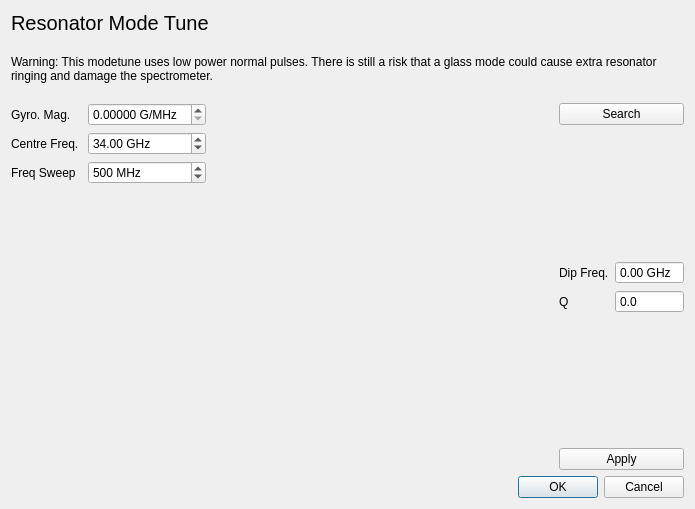
<?xml version="1.0" encoding="UTF-8"?>
<ui version="4.0">
 <class>Dialog</class>
 <widget class="QDialog" name="Dialog">
  <property name="geometry">
   <rect>
    <x>0</x>
    <y>0</y>
    <width>695</width>
    <height>509</height>
   </rect>
  </property>
  <property name="windowTitle">
   <string>Dialog</string>
  </property>
  <layout class="QVBoxLayout" name="verticalLayout_2">
   <item>
    <widget class="QLabel" name="label_3">
     <property name="sizePolicy">
      <sizepolicy hsizetype="Preferred" vsizetype="Fixed">
       <horstretch>0</horstretch>
       <verstretch>0</verstretch>
      </sizepolicy>
     </property>
     <property name="font">
      <font>
       <pointsize>15</pointsize>
       <weight>50</weight>
       <bold>false</bold>
      </font>
     </property>
     <property name="text">
      <string>Resonator Mode Tune</string>
     </property>
    </widget>
   </item>
   <item>
    <widget class="QLabel" name="label">
     <property name="sizePolicy">
      <sizepolicy hsizetype="Preferred" vsizetype="Fixed">
       <horstretch>0</horstretch>
       <verstretch>0</verstretch>
      </sizepolicy>
     </property>
     <property name="text">
      <string>Warning: This modetune uses low power normal pulses. There is still a risk that a glass mode could cause extra resonator ringing and damage the spectrometer.  </string>
     </property>
     <property name="wordWrap">
      <bool>true</bool>
     </property>
    </widget>
   </item>
   <item>
    <layout class="QVBoxLayout" name="figure_v_layout"/>
   </item>
   <item>
    <layout class="QHBoxLayout" name="horizontalLayout_2">
     <item>
      <layout class="QFormLayout" name="formLayout">
       <item row="0" column="0">
        <widget class="QLabel" name="gyroMagLabel">
         <property name="text">
          <string>Gyro. Mag.</string>
         </property>
        </widget>
       </item>
       <item row="0" column="1">
        <widget class="QDoubleSpinBox" name="gyro_ratio">
         <property name="suffix">
          <string> G/MHz</string>
         </property>
         <property name="decimals">
          <number>5</number>
         </property>
        </widget>
       </item>
       <item row="1" column="0">
        <widget class="QLabel" name="centreFreqLabel">
         <property name="text">
          <string>Centre Freq. </string>
         </property>
        </widget>
       </item>
       <item row="1" column="1">
        <widget class="QDoubleSpinBox" name="center_freq">
         <property name="suffix">
          <string> GHz</string>
         </property>
         <property name="minimum">
          <double>33.000000000000000</double>
         </property>
         <property name="maximum">
          <double>35.000000000000000</double>
         </property>
         <property name="value">
          <double>34.000000000000000</double>
         </property>
        </widget>
       </item>
       <item row="2" column="0">
        <widget class="QLabel" name="freqSweepLabel">
         <property name="text">
          <string>Freq Sweep</string>
         </property>
        </widget>
       </item>
       <item row="2" column="1">
        <widget class="QDoubleSpinBox" name="scan_range">
         <property name="suffix">
          <string> MHz</string>
         </property>
         <property name="decimals">
          <number>0</number>
         </property>
         <property name="minimum">
          <double>100.000000000000000</double>
         </property>
         <property name="maximum">
          <double>2000.000000000000000</double>
         </property>
         <property name="value">
          <double>500.000000000000000</double>
         </property>
        </widget>
       </item>
      </layout>
     </item>
     <item>
      <spacer name="horizontalSpacer">
       <property name="orientation">
        <enum>Qt::Horizontal</enum>
       </property>
       <property name="sizeHint" stdset="0">
        <size>
         <width>40</width>
         <height>20</height>
        </size>
       </property>
      </spacer>
     </item>
     <item>
      <layout class="QVBoxLayout" name="verticalLayout">
       <item>
        <widget class="QPushButton" name="searchbutton">
         <property name="text">
          <string>Search</string>
         </property>
        </widget>
       </item>
       <item>
        <layout class="QFormLayout" name="formLayout_2">
         <property name="formAlignment">
          <set>Qt::AlignLeading|Qt::AlignLeft|Qt::AlignVCenter</set>
         </property>
         <item row="0" column="0">
          <widget class="QLabel" name="label_2">
           <property name="text">
            <string>Dip Freq.</string>
           </property>
          </widget>
         </item>
         <item row="0" column="1">
          <widget class="QDoubleSpinBox" name="calc_freq">
           <property name="readOnly">
            <bool>true</bool>
           </property>
           <property name="buttonSymbols">
            <enum>QAbstractSpinBox::NoButtons</enum>
           </property>
           <property name="suffix">
            <string> GHz</string>
           </property>
          </widget>
         </item>
         <item row="1" column="0">
          <widget class="QLabel" name="QSpinBoxLabel">
           <property name="text">
            <string>Q</string>
           </property>
          </widget>
         </item>
         <item row="1" column="1">
          <widget class="QDoubleSpinBox" name="qDoubleSpinBox">
           <property name="readOnly">
            <bool>true</bool>
           </property>
           <property name="buttonSymbols">
            <enum>QAbstractSpinBox::NoButtons</enum>
           </property>
           <property name="decimals">
            <number>1</number>
           </property>
           <property name="maximum">
            <double>1000.000000000000000</double>
           </property>
          </widget>
         </item>
        </layout>
       </item>
       <item>
        <widget class="QPushButton" name="applyButton">
         <property name="text">
          <string>Apply</string>
         </property>
        </widget>
       </item>
      </layout>
     </item>
    </layout>
   </item>
   <item>
    <widget class="QDialogButtonBox" name="buttonBox">
     <property name="orientation">
      <enum>Qt::Horizontal</enum>
     </property>
     <property name="standardButtons">
      <set>QDialogButtonBox::Cancel|QDialogButtonBox::Ok</set>
     </property>
    </widget>
   </item>
  </layout>
 </widget>
 <resources/>
 <connections>
  <connection>
   <sender>buttonBox</sender>
   <signal>accepted()</signal>
   <receiver>Dialog</receiver>
   <slot>accept()</slot>
   <hints>
    <hint type="sourcelabel">
     <x>248</x>
     <y>254</y>
    </hint>
    <hint type="destinationlabel">
     <x>157</x>
     <y>274</y>
    </hint>
   </hints>
  </connection>
  <connection>
   <sender>buttonBox</sender>
   <signal>rejected()</signal>
   <receiver>Dialog</receiver>
   <slot>reject()</slot>
   <hints>
    <hint type="sourcelabel">
     <x>316</x>
     <y>260</y>
    </hint>
    <hint type="destinationlabel">
     <x>286</x>
     <y>274</y>
    </hint>
   </hints>
  </connection>
 </connections>
</ui>
